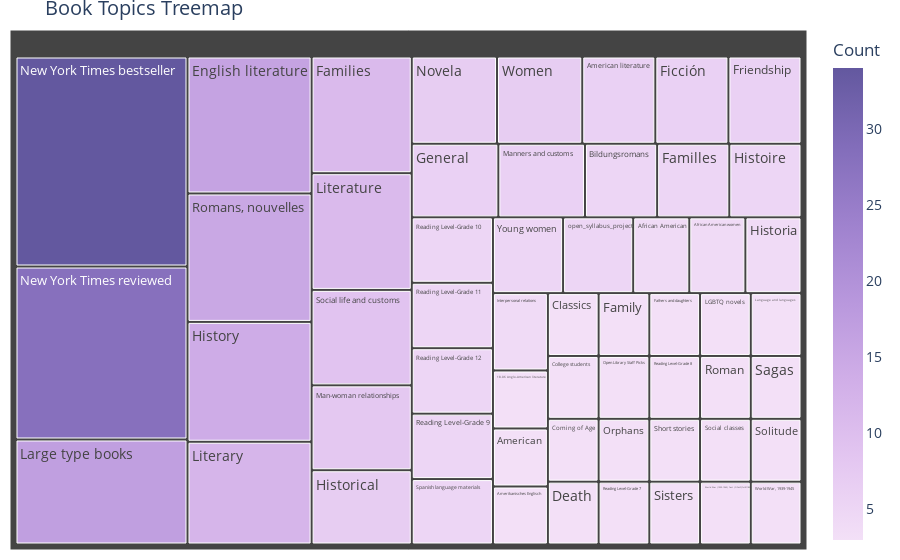

The cell this chart's notebook holds for it:
### Code cell
fig = tree_topics(my_read_topics)
fig.show()

### Figure 1 — Plotly figure (JSON) as saved in the notebook; plotly's stock layout.template omitted (floating-point values rounded to 4 significant figures; data arrays with more than 128 entries replaced by an {"elided": "..."} marker saying what was removed)
{"data": [{"branchvalues": "total", "customdata": {"elided": "698 str values"}, "domain": {"x": [0, 1], "y": [0, 1]}, "hovertemplate": "<b>%{label}</b><br>Count: %{value}<extra></extra>", "hovertext": ["18.06 Anglo-American literature", "African American", "African American women", "American", "American literature", "Amerikanisches Englisch", "Bildungsromans", "Classics", "College students", "Coming of Age", "Death", "English literature", "Families", "Familles", "Family", "Fathers and daughters", "Ficción", "Friendship", "General", "Histoire", "Historia", "Historical", "History", "Interpersonal relations", "LGBTQ novels", "Language and languages", "Large type books", "Literary", "Literature", "Man-woman relationships", "Manners and customs", "New York Times bestseller", "New York Times reviewed", "Novela", "Open Library Staff Picks", "Orphans", "Reading Level-Grade 10", "Reading Level-Grade 11", "Reading Level-Grade 12", "Reading Level-Grade 7", "Reading Level-Grade 8", "Reading Level-Grade 9", "Roman", "Romans, nouvelles", "Sagas", "Short stories", "Sisters", "Social classes", "Social life and customs", "Solitude", "Spanish language materials", "Women", "World War (1939-1945) fast (OCoLC)fst01180924", "World War, 1939-1945", "Young women", "open_syllabus_project"], "ids": ["18.06 Anglo-American literature", "African American", "African American women", "American", "American literature", "Amerikanisches Englisch", "Bildungsromans", "Classics", "College students", "Coming of Age", "Death", "English literature", "Families", "Familles", "Family", "Fathers and daughters", "Ficción", "Friendship", "General", "Histoire", "Historia", "Historical", "History", "Interpersonal relations", "LGBTQ novels", "Language and languages", "Large type books", "Literary", "Literature", "Man-woman relationships", "Manners and customs", "New York Times bestseller", "New York Times reviewed", "Novela", "Open Library Staff Picks", "Orphans", "Reading Level-Grade 10", "Reading Level-Grade 11", "Reading Level-Grade 12", "Reading Level-Grade 7", "Reading Level-Grade 8", "Reading Level-Grade 9", "Roman", "Romans, nouvelles", "Sagas", "Short stories", "Sisters", "Social classes", "Social life and customs", "Solitude", "Spanish language materials", "Women", "World War (1939-1945) fast (OCoLC)fst01180924", "World War, 1939-1945", "Young women", "open_syllabus_project"], "labels": ["18.06 Anglo-American literature", "African American", "African American women", "American", "American literature", "Amerikanisches Englisch", "Bildungsromans", "Classics", "College students", "Coming of Age", "Death", "English literature", "Families", "Familles", "Family", "Fathers and daughters", "Ficción", "Friendship", "General", "Histoire", "Historia", "Historical", "History", "Interpersonal relations", "LGBTQ novels", "Language and languages", "Large type books", "Literary", "Literature", "Man-woman relationships", "Manners and customs", "New York Times bestseller", "New York Times reviewed", "Novela", "Open Library Staff Picks", "Orphans", "Reading Level-Grade 10", "Reading Level-Grade 11", "Reading Level-Grade 12", "Reading Level-Grade 7", "Reading Level-Grade 8", "Reading Level-Grade 9", "Roman", "Romans, nouvelles", "Sagas", "Short stories", "Sisters", "Social classes", "Social life and customs", "Solitude", "Spanish language materials", "Women", "World War (1939-1945) fast (OCoLC)fst01180924", "World War, 1939-1945", "Young women", "open_syllabus_project"], "marker": {"coloraxis": "coloraxis", "colors": [3, 4, 4, 3, 6, 3, 5, 3, 3, 3, 3, 16, 11, 5, 3, 3, 6, 6, 6, 5, 4, 7, 14, 4, 3, 3, 17, 12, 11, 8, 6, 34, 28, 7, 3, 3, 5, 5, 5, 3, 3, 5, 3, 15, 3, 3, 3, 3, 9, 3, 5, 7, 3, 3, 5, 5]}, "name": "", "parents": ["", "", "", "", "", "", "", "", "", "", "", "", "", "", "", "", "", "", "", "", "", "", "", "", "", "", "", "", "", "", "", "", "", "", "", "", "", "", "", "", "", "", "", "", "", "", "", "", "", "", "", "", "", "", "", ""], "textfont": {"size": 14}, "type": "treemap", "values": [3, 4, 4, 3, 6, 3, 5, 3, 3, 3, 3, 16, 11, 5, 3, 3, 6, 6, 6, 5, 4, 7, 14, 4, 3, 3, 17, 12, 11, 8, 6, 34, 28, 7, 3, 3, 5, 5, 5, 3, 3, 5, 3, 15, 3, 3, 3, 3, 9, 3, 5, 7, 3, 3, 5, 5]}], "layout": {"autosize": true, "coloraxis": {"colorbar": {"title": {"text": "Count"}}, "colorscale": [[0, "rgb(243, 224, 247)"], [0.1667, "rgb(228, 199, 241)"], [0.3333, "rgb(209, 175, 232)"], [0.5, "rgb(185, 152, 221)"], [0.6667, "rgb(159, 130, 206)"], [0.8333, "rgb(130, 109, 186)"], [1, "rgb(99, 88, 159)"]]}, "font": {"size": 14}, "hoverlabel": {"font": {"size": 12}}, "legend": {"tracegroupgap": 0}, "margin": {"b": 10, "l": 10, "r": 10, "t": 30}, "title": {"text": "Book Topics Treemap"}, "treemapcolorway": ["rgb(243, 224, 247)", "rgb(228, 199, 241)", "rgb(209, 175, 232)", "rgb(185, 152, 221)", "rgb(159, 130, 206)", "rgb(130, 109, 186)", "rgb(99, 88, 159)"]}}
